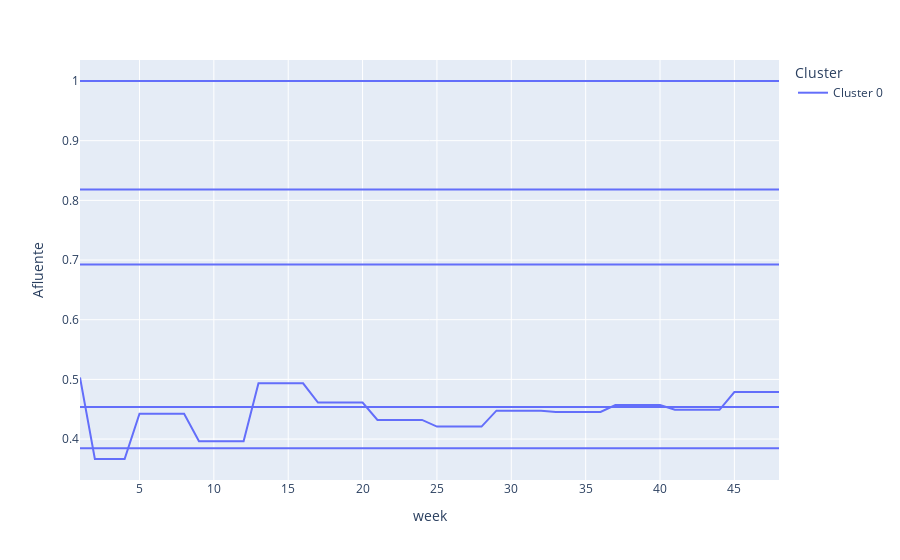

The notebook cell saved with this chart:
### Code cell
inflows_hidro_N = df_datos_hidro_N.melt(id_vars = ['week','hidrology'], var_name = "Central", value_name = "Afluente")
inflows_hidro_N = pd.pivot_table(inflows_hidro_N, values = "Afluente", index = ["Central","week"], aggfunc = "mean").reset_index()
inflows_hidro_N = inflows_hidro_N.merge(kmeans_hydro_N, left_on = 'Central', right_on = 'Generadores').drop(columns = ["X","Y","Generadores"])
fig4 = px.line(inflows_hidro_N, x = "week", y = "Afluente", color = "Cluster", line_group = "Central", hover_name = "Central")
fig4.show()

### Figure 1 — Plotly figure (JSON) as saved in the notebook; plotly's stock layout.template omitted (floating-point values rounded to 4 significant figures)
{"data": [{"hovertemplate": "<b>%{hovertext}</b><br><br>Cluster=Cluster 0<br>Central=ALTO_HOSPICIO<br>week=%{x}<br>Afluente=%{y}<extra></extra>", "hovertext": ["ALTO_HOSPICIO", "ALTO_HOSPICIO", "ALTO_HOSPICIO", "ALTO_HOSPICIO", "ALTO_HOSPICIO", "ALTO_HOSPICIO", "ALTO_HOSPICIO", "ALTO_HOSPICIO", "ALTO_HOSPICIO", "ALTO_HOSPICIO", "ALTO_HOSPICIO", "ALTO_HOSPICIO", "ALTO_HOSPICIO", "ALTO_HOSPICIO", "ALTO_HOSPICIO", "ALTO_HOSPICIO", "ALTO_HOSPICIO", "ALTO_HOSPICIO", "ALTO_HOSPICIO", "ALTO_HOSPICIO", "ALTO_HOSPICIO", "ALTO_HOSPICIO", "ALTO_HOSPICIO", "ALTO_HOSPICIO", "ALTO_HOSPICIO", "ALTO_HOSPICIO", "ALTO_HOSPICIO", "ALTO_HOSPICIO", "ALTO_HOSPICIO", "ALTO_HOSPICIO", "ALTO_HOSPICIO", "ALTO_HOSPICIO", "ALTO_HOSPICIO", "ALTO_HOSPICIO", "ALTO_HOSPICIO", "ALTO_HOSPICIO", "ALTO_HOSPICIO", "ALTO_HOSPICIO", "ALTO_HOSPICIO", "ALTO_HOSPICIO", "ALTO_HOSPICIO", "ALTO_HOSPICIO", "ALTO_HOSPICIO", "ALTO_HOSPICIO", "ALTO_HOSPICIO", "ALTO_HOSPICIO", "ALTO_HOSPICIO", "ALTO_HOSPICIO"], "legendgroup": "Cluster 0", "line": {"color": "#636efa", "dash": "solid"}, "mode": "lines", "name": "Cluster 0", "orientation": "v", "showlegend": true, "type": "scatter", "x": [1, 2, 3, 4, 5, 6, 7, 8, 9, 10, 11, 12, 13, 14, 15, 16, 17, 18, 19, 20, 21, 22, 23, 24, 25, 26, 27, 28, 29, 30, 31, 32, 33, 34, 35, 36, 37, 38, 39, 40, 41, 42, 43, 44, 45, 46, 47, 48], "xaxis": "x", "y": [1, 1, 1, 1, 1, 1, 1, 1, 1, 1, 1, 1, 1, 1, 1, 1, 1, 1, 1, 1, 1, 1, 1, 1, 1, 1, 1, 1, 1, 1, 1, 1, 1, 1, 1, 1, 1, 1, 1, 1, 1, 1, 1, 1, 1, 1, 1, 1], "yaxis": "y"}, {"hovertemplate": "<b>%{hovertext}</b><br><br>Cluster=Cluster 0<br>Central=CAVANCHA<br>week=%{x}<br>Afluente=%{y}<extra></extra>", "hovertext": ["CAVANCHA", "CAVANCHA", "CAVANCHA", "CAVANCHA", "CAVANCHA", "CAVANCHA", "CAVANCHA", "CAVANCHA", "CAVANCHA", "CAVANCHA", "CAVANCHA", "CAVANCHA", "CAVANCHA", "CAVANCHA", "CAVANCHA", "CAVANCHA", "CAVANCHA", "CAVANCHA", "CAVANCHA", "CAVANCHA", "CAVANCHA", "CAVANCHA", "CAVANCHA", "CAVANCHA", "CAVANCHA", "CAVANCHA", "CAVANCHA", "CAVANCHA", "CAVANCHA", "CAVANCHA", "CAVANCHA", "CAVANCHA", "CAVANCHA", "CAVANCHA", "CAVANCHA", "CAVANCHA", "CAVANCHA", "CAVANCHA", "CAVANCHA", "CAVANCHA", "CAVANCHA", "CAVANCHA", "CAVANCHA", "CAVANCHA", "CAVANCHA", "CAVANCHA", "CAVANCHA", "CAVANCHA"], "legendgroup": "Cluster 0", "line": {"color": "#636efa", "dash": "solid"}, "mode": "lines", "name": "Cluster 0", "orientation": "v", "showlegend": false, "type": "scatter", "x": [1, 2, 3, 4, 5, 6, 7, 8, 9, 10, 11, 12, 13, 14, 15, 16, 17, 18, 19, 20, 21, 22, 23, 24, 25, 26, 27, 28, 29, 30, 31, 32, 33, 34, 35, 36, 37, 38, 39, 40, 41, 42, 43, 44, 45, 46, 47, 48], "xaxis": "x", "y": [0.6923, 0.6923, 0.6923, 0.6923, 0.6923, 0.6923, 0.6923, 0.6923, 0.6923, 0.6923, 0.6923, 0.6923, 0.6923, 0.6923, 0.6923, 0.6923, 0.6923, 0.6923, 0.6923, 0.6923, 0.6923, 0.6923, 0.6923, 0.6923, 0.6923, 0.6923, 0.6923, 0.6923, 0.6923, 0.6923, 0.6923, 0.6923, 0.6923, 0.6923, 0.6923, 0.6923, 0.6923, 0.6923, 0.6923, 0.6923, 0.6923, 0.6923, 0.6923, 0.6923, 0.6923, 0.6923, 0.6923, 0.6923], "yaxis": "y"}, {"hovertemplate": "<b>%{hovertext}</b><br><br>Cluster=Cluster 0<br>Central=CHAPIQUINA<br>week=%{x}<br>Afluente=%{y}<extra></extra>", "hovertext": ["CHAPIQUINA", "CHAPIQUINA", "CHAPIQUINA", "CHAPIQUINA", "CHAPIQUINA", "CHAPIQUINA", "CHAPIQUINA", "CHAPIQUINA", "CHAPIQUINA", "CHAPIQUINA", "CHAPIQUINA", "CHAPIQUINA", "CHAPIQUINA", "CHAPIQUINA", "CHAPIQUINA", "CHAPIQUINA", "CHAPIQUINA", "CHAPIQUINA", "CHAPIQUINA", "CHAPIQUINA", "CHAPIQUINA", "CHAPIQUINA", "CHAPIQUINA", "CHAPIQUINA", "CHAPIQUINA", "CHAPIQUINA", "CHAPIQUINA", "CHAPIQUINA", "CHAPIQUINA", "CHAPIQUINA", "CHAPIQUINA", "CHAPIQUINA", "CHAPIQUINA", "CHAPIQUINA", "CHAPIQUINA", "CHAPIQUINA", "CHAPIQUINA", "CHAPIQUINA", "CHAPIQUINA", "CHAPIQUINA", "CHAPIQUINA", "CHAPIQUINA", "CHAPIQUINA", "CHAPIQUINA", "CHAPIQUINA", "CHAPIQUINA", "CHAPIQUINA", "CHAPIQUINA"], "legendgroup": "Cluster 0", "line": {"color": "#636efa", "dash": "solid"}, "mode": "lines", "name": "Cluster 0", "orientation": "v", "showlegend": false, "type": "scatter", "x": [1, 2, 3, 4, 5, 6, 7, 8, 9, 10, 11, 12, 13, 14, 15, 16, 17, 18, 19, 20, 21, 22, 23, 24, 25, 26, 27, 28, 29, 30, 31, 32, 33, 34, 35, 36, 37, 38, 39, 40, 41, 42, 43, 44, 45, 46, 47, 48], "xaxis": "x", "y": [0.4537, 0.4537, 0.4537, 0.4537, 0.4537, 0.4537, 0.4537, 0.4537, 0.4537, 0.4537, 0.4537, 0.4537, 0.4537, 0.4537, 0.4537, 0.4537, 0.4537, 0.4537, 0.4537, 0.4537, 0.4537, 0.4537, 0.4537, 0.4537, 0.4537, 0.4537, 0.4537, 0.4537, 0.4537, 0.4537, 0.4537, 0.4537, 0.4537, 0.4537, 0.4537, 0.4537, 0.4537, 0.4537, 0.4537, 0.4537, 0.4537, 0.4537, 0.4537, 0.4537, 0.4537, 0.4537, 0.4537, 0.4537], "yaxis": "y"}, {"hovertemplate": "<b>%{hovertext}</b><br><br>Cluster=Cluster 0<br>Central=EL_TORO_N2<br>week=%{x}<br>Afluente=%{y}<extra></extra>", "hovertext": ["EL_TORO_N2", "EL_TORO_N2", "EL_TORO_N2", "EL_TORO_N2", "EL_TORO_N2", "EL_TORO_N2", "EL_TORO_N2", "EL_TORO_N2", "EL_TORO_N2", "EL_TORO_N2", "EL_TORO_N2", "EL_TORO_N2", "EL_TORO_N2", "EL_TORO_N2", "EL_TORO_N2", "EL_TORO_N2", "EL_TORO_N2", "EL_TORO_N2", "EL_TORO_N2", "EL_TORO_N2", "EL_TORO_N2", "EL_TORO_N2", "EL_TORO_N2", "EL_TORO_N2", "EL_TORO_N2", "EL_TORO_N2", "EL_TORO_N2", "EL_TORO_N2", "EL_TORO_N2", "EL_TORO_N2", "EL_TORO_N2", "EL_TORO_N2", "EL_TORO_N2", "EL_TORO_N2", "EL_TORO_N2", "EL_TORO_N2", "EL_TORO_N2", "EL_TORO_N2", "EL_TORO_N2", "EL_TORO_N2", "EL_TORO_N2", "EL_TORO_N2", "EL_TORO_N2", "EL_TORO_N2", "EL_TORO_N2", "EL_TORO_N2", "EL_TORO_N2", "EL_TORO_N2"], "legendgroup": "Cluster 0", "line": {"color": "#636efa", "dash": "solid"}, "mode": "lines", "name": "Cluster 0", "orientation": "v", "showlegend": false, "type": "scatter", "x": [1, 2, 3, 4, 5, 6, 7, 8, 9, 10, 11, 12, 13, 14, 15, 16, 17, 18, 19, 20, 21, 22, 23, 24, 25, 26, 27, 28, 29, 30, 31, 32, 33, 34, 35, 36, 37, 38, 39, 40, 41, 42, 43, 44, 45, 46, 47, 48], "xaxis": "x", "y": [0.8182, 0.8182, 0.8182, 0.8182, 0.8182, 0.8182, 0.8182, 0.8182, 0.8182, 0.8182, 0.8182, 0.8182, 0.8182, 0.8182, 0.8182, 0.8182, 0.8182, 0.8182, 0.8182, 0.8182, 0.8182, 0.8182, 0.8182, 0.8182, 0.8182, 0.8182, 0.8182, 0.8182, 0.8182, 0.8182, 0.8182, 0.8182, 0.8182, 0.8182, 0.8182, 0.8182, 0.8182, 0.8182, 0.8182, 0.8182, 0.8182, 0.8182, 0.8182, 0.8182, 0.8182, 0.8182, 0.8182, 0.8182], "yaxis": "y"}, {"hovertemplate": "<b>%{hovertext}</b><br><br>Cluster=Cluster 0<br>Central=RIO_HUASCO<br>week=%{x}<br>Afluente=%{y}<extra></extra>", "hovertext": ["RIO_HUASCO", "RIO_HUASCO", "RIO_HUASCO", "RIO_HUASCO", "RIO_HUASCO", "RIO_HUASCO", "RIO_HUASCO", "RIO_HUASCO", "RIO_HUASCO", "RIO_HUASCO", "RIO_HUASCO", "RIO_HUASCO", "RIO_HUASCO", "RIO_HUASCO", "RIO_HUASCO", "RIO_HUASCO", "RIO_HUASCO", "RIO_HUASCO", "RIO_HUASCO", "RIO_HUASCO", "RIO_HUASCO", "RIO_HUASCO", "RIO_HUASCO", "RIO_HUASCO", "RIO_HUASCO", "RIO_HUASCO", "RIO_HUASCO", "RIO_HUASCO", "RIO_HUASCO", "RIO_HUASCO", "RIO_HUASCO", "RIO_HUASCO", "RIO_HUASCO", "RIO_HUASCO", "RIO_HUASCO", "RIO_HUASCO", "RIO_HUASCO", "RIO_HUASCO", "RIO_HUASCO", "RIO_HUASCO", "RIO_HUASCO", "RIO_HUASCO", "RIO_HUASCO", "RIO_HUASCO", "RIO_HUASCO", "RIO_HUASCO", "RIO_HUASCO", "RIO_HUASCO"], "legendgroup": "Cluster 0", "line": {"color": "#636efa", "dash": "solid"}, "mode": "lines", "name": "Cluster 0", "orientation": "v", "showlegend": false, "type": "scatter", "x": [1, 2, 3, 4, 5, 6, 7, 8, 9, 10, 11, 12, 13, 14, 15, 16, 17, 18, 19, 20, 21, 22, 23, 24, 25, 26, 27, 28, 29, 30, 31, 32, 33, 34, 35, 36, 37, 38, 39, 40, 41, 42, 43, 44, 45, 46, 47, 48], "xaxis": "x", "y": [0.5032, 0.3666, 0.3666, 0.3666, 0.4424, 0.4424, 0.4424, 0.4424, 0.3964, 0.3964, 0.3964, 0.3964, 0.4934, 0.4934, 0.4934, 0.4934, 0.4613, 0.4613, 0.4613, 0.4613, 0.4321, 0.4321, 0.4321, 0.4321, 0.4209, 0.4209, 0.4209, 0.4209, 0.4475, 0.4475, 0.4475, 0.4475, 0.4454, 0.4454, 0.4454, 0.4454, 0.457, 0.457, 0.457, 0.457, 0.4491, 0.4491, 0.4491, 0.4491, 0.4788, 0.4788, 0.4788, 0.4788], "yaxis": "y"}, {"hovertemplate": "<b>%{hovertext}</b><br><br>Cluster=Cluster 0<br>Central=SANTA_ROSA<br>week=%{x}<br>Afluente=%{y}<extra></extra>", "hovertext": ["SANTA_ROSA", "SANTA_ROSA", "SANTA_ROSA", "SANTA_ROSA", "SANTA_ROSA", "SANTA_ROSA", "SANTA_ROSA", "SANTA_ROSA", "SANTA_ROSA", "SANTA_ROSA", "SANTA_ROSA", "SANTA_ROSA", "SANTA_ROSA", "SANTA_ROSA", "SANTA_ROSA", "SANTA_ROSA", "SANTA_ROSA", "SANTA_ROSA", "SANTA_ROSA", "SANTA_ROSA", "SANTA_ROSA", "SANTA_ROSA", "SANTA_ROSA", "SANTA_ROSA", "SANTA_ROSA", "SANTA_ROSA", "SANTA_ROSA", "SANTA_ROSA", "SANTA_ROSA", "SANTA_ROSA", "SANTA_ROSA", "SANTA_ROSA", "SANTA_ROSA", "SANTA_ROSA", "SANTA_ROSA", "SANTA_ROSA", "SANTA_ROSA", "SANTA_ROSA", "SANTA_ROSA", "SANTA_ROSA", "SANTA_ROSA", "SANTA_ROSA", "SANTA_ROSA", "SANTA_ROSA", "SANTA_ROSA", "SANTA_ROSA", "SANTA_ROSA", "SANTA_ROSA"], "legendgroup": "Cluster 0", "line": {"color": "#636efa", "dash": "solid"}, "mode": "lines", "name": "Cluster 0", "orientation": "v", "showlegend": false, "type": "scatter", "x": [1, 2, 3, 4, 5, 6, 7, 8, 9, 10, 11, 12, 13, 14, 15, 16, 17, 18, 19, 20, 21, 22, 23, 24, 25, 26, 27, 28, 29, 30, 31, 32, 33, 34, 35, 36, 37, 38, 39, 40, 41, 42, 43, 44, 45, 46, 47, 48], "xaxis": "x", "y": [0.3846, 0.3846, 0.3846, 0.3846, 0.3846, 0.3846, 0.3846, 0.3846, 0.3846, 0.3846, 0.3846, 0.3846, 0.3846, 0.3846, 0.3846, 0.3846, 0.3846, 0.3846, 0.3846, 0.3846, 0.3846, 0.3846, 0.3846, 0.3846, 0.3846, 0.3846, 0.3846, 0.3846, 0.3846, 0.3846, 0.3846, 0.3846, 0.3846, 0.3846, 0.3846, 0.3846, 0.3846, 0.3846, 0.3846, 0.3846, 0.3846, 0.3846, 0.3846, 0.3846, 0.3846, 0.3846, 0.3846, 0.3846], "yaxis": "y"}], "layout": {"legend": {"title": {"text": "Cluster"}, "tracegroupgap": 0}, "margin": {"t": 60}, "xaxis": {"anchor": "y", "domain": [0, 1], "title": {"text": "week"}}, "yaxis": {"anchor": "x", "domain": [0, 1], "title": {"text": "Afluente"}}}}
